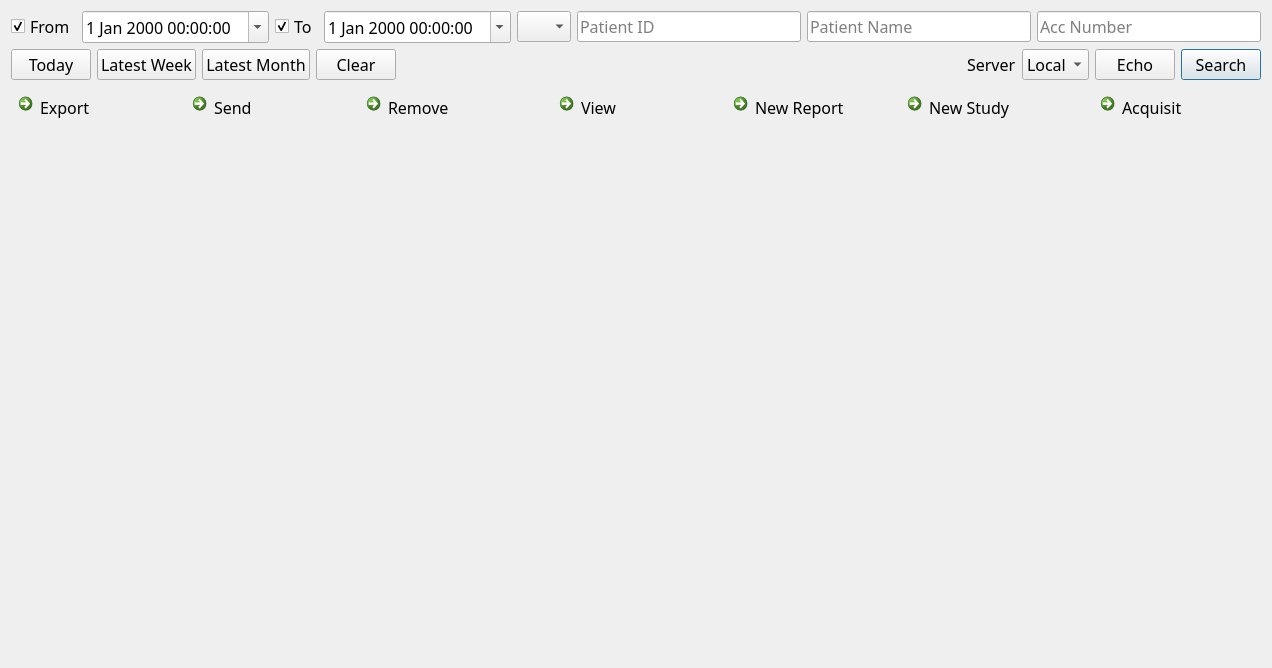
<?xml version="1.0" encoding="UTF-8"?>
<ui version="4.0">
 <class>StudyExplorerWidget</class>
 <widget class="QWidget" name="StudyExplorerWidget">
  <property name="geometry">
   <rect>
    <x>0</x>
    <y>0</y>
    <width>1272</width>
    <height>668</height>
   </rect>
  </property>
  <property name="font">
   <font>
    <family>微软雅黑</family>
    <pointsize>12</pointsize>
   </font>
  </property>
  <property name="windowTitle">
   <string>Form</string>
  </property>
  <layout class="QVBoxLayout" name="verticalLayout">
   <item>
    <layout class="QHBoxLayout" name="horizontalLayout_3">
     <item>
      <widget class="QCheckBox" name="fromCheckBox">
       <property name="sizePolicy">
        <sizepolicy hsizetype="Maximum" vsizetype="Fixed">
         <horstretch>0</horstretch>
         <verstretch>0</verstretch>
        </sizepolicy>
       </property>
       <property name="text">
        <string>From</string>
       </property>
       <property name="checkable">
        <bool>true</bool>
       </property>
       <property name="checked">
        <bool>true</bool>
       </property>
      </widget>
     </item>
     <item>
      <widget class="QDateTimeEdit" name="fromDateTimeEdit">
       <property name="calendarPopup">
        <bool>true</bool>
       </property>
      </widget>
     </item>
     <item>
      <widget class="QCheckBox" name="toCheckBox">
       <property name="sizePolicy">
        <sizepolicy hsizetype="Maximum" vsizetype="Fixed">
         <horstretch>0</horstretch>
         <verstretch>0</verstretch>
        </sizepolicy>
       </property>
       <property name="text">
        <string>To</string>
       </property>
       <property name="checked">
        <bool>true</bool>
       </property>
      </widget>
     </item>
     <item>
      <widget class="QDateTimeEdit" name="toDateTimeEdit">
       <property name="calendarPopup">
        <bool>true</bool>
       </property>
      </widget>
     </item>
     <item>
      <widget class="QComboBox" name="modalityCombo">
       <property name="sizePolicy">
        <sizepolicy hsizetype="Preferred" vsizetype="Fixed">
         <horstretch>0</horstretch>
         <verstretch>0</verstretch>
        </sizepolicy>
       </property>
       <property name="editable">
        <bool>false</bool>
       </property>
       <property name="frame">
        <bool>true</bool>
       </property>
       <item>
        <property name="text">
         <string/>
        </property>
       </item>
       <item>
        <property name="text">
         <string>DX</string>
        </property>
       </item>
       <item>
        <property name="text">
         <string>CR</string>
        </property>
       </item>
       <item>
        <property name="text">
         <string>CT</string>
        </property>
       </item>
       <item>
        <property name="text">
         <string>MR</string>
        </property>
       </item>
       <item>
        <property name="text">
         <string>SR</string>
        </property>
       </item>
      </widget>
     </item>
     <item>
      <widget class="QLineEdit" name="patientIDEdit">
       <property name="placeholderText">
        <string>Patient ID</string>
       </property>
      </widget>
     </item>
     <item>
      <widget class="QLineEdit" name="patientNameEdit">
       <property name="placeholderText">
        <string>Patient Name</string>
       </property>
      </widget>
     </item>
     <item>
      <widget class="QLineEdit" name="accNumberEdit">
       <property name="placeholderText">
        <string>Acc Number</string>
       </property>
      </widget>
     </item>
    </layout>
   </item>
   <item>
    <layout class="QHBoxLayout" name="horizontalLayout_4">
     <item>
      <widget class="QPushButton" name="todayButton">
       <property name="text">
        <string>Today</string>
       </property>
      </widget>
     </item>
     <item>
      <widget class="QPushButton" name="latestWeekButton">
       <property name="text">
        <string>Latest Week</string>
       </property>
      </widget>
     </item>
     <item>
      <widget class="QPushButton" name="latestMonthButton">
       <property name="text">
        <string>Latest Month</string>
       </property>
      </widget>
     </item>
     <item>
      <widget class="QPushButton" name="clearButton">
       <property name="text">
        <string>Clear</string>
       </property>
      </widget>
     </item>
     <item>
      <spacer name="horizontalSpacer">
       <property name="orientation">
        <enum>Qt::Horizontal</enum>
       </property>
       <property name="sizeHint" stdset="0">
        <size>
         <width>40</width>
         <height>20</height>
        </size>
       </property>
      </spacer>
     </item>
     <item>
      <widget class="QLabel" name="label_3">
       <property name="text">
        <string>Server</string>
       </property>
       <property name="buddy">
        <cstring>serverCombo</cstring>
       </property>
      </widget>
     </item>
     <item>
      <widget class="QComboBox" name="serverCombo">
       <property name="sizePolicy">
        <sizepolicy hsizetype="Preferred" vsizetype="Fixed">
         <horstretch>0</horstretch>
         <verstretch>0</verstretch>
        </sizepolicy>
       </property>
       <item>
        <property name="text">
         <string>Local</string>
        </property>
       </item>
      </widget>
     </item>
     <item>
      <widget class="QPushButton" name="echoButton">
       <property name="sizePolicy">
        <sizepolicy hsizetype="Maximum" vsizetype="Fixed">
         <horstretch>0</horstretch>
         <verstretch>0</verstretch>
        </sizepolicy>
       </property>
       <property name="text">
        <string>Echo</string>
       </property>
      </widget>
     </item>
     <item>
      <widget class="QPushButton" name="searchButton">
       <property name="font">
        <font>
         <family>微软雅黑</family>
        </font>
       </property>
       <property name="text">
        <string>Search</string>
       </property>
       <property name="autoDefault">
        <bool>true</bool>
       </property>
       <property name="default">
        <bool>true</bool>
       </property>
      </widget>
     </item>
    </layout>
   </item>
   <item>
    <layout class="QHBoxLayout" name="horizontalLayout">
     <item>
      <widget class="QCommandLinkButton" name="exportButton">
       <property name="font">
        <font>
         <family>微软雅黑</family>
         <pointsize>12</pointsize>
         <weight>50</weight>
         <italic>false</italic>
         <bold>false</bold>
        </font>
       </property>
       <property name="styleSheet">
        <string notr="true">font: 12pt &quot;微软雅黑&quot;;</string>
       </property>
       <property name="text">
        <string>Export</string>
       </property>
      </widget>
     </item>
     <item>
      <widget class="QCommandLinkButton" name="sendButton">
       <property name="font">
        <font>
         <family>微软雅黑</family>
         <pointsize>12</pointsize>
         <weight>50</weight>
         <italic>false</italic>
         <bold>false</bold>
        </font>
       </property>
       <property name="styleSheet">
        <string notr="true">font: 12pt &quot;微软雅黑&quot;;</string>
       </property>
       <property name="text">
        <string>Send</string>
       </property>
      </widget>
     </item>
     <item>
      <widget class="QCommandLinkButton" name="removeButton">
       <property name="font">
        <font>
         <family>微软雅黑</family>
         <pointsize>12</pointsize>
         <weight>50</weight>
         <italic>false</italic>
         <bold>false</bold>
        </font>
       </property>
       <property name="styleSheet">
        <string notr="true">font: 12pt &quot;微软雅黑&quot;;</string>
       </property>
       <property name="text">
        <string>Remove</string>
       </property>
      </widget>
     </item>
     <item>
      <spacer name="horizontalSpacer_2">
       <property name="orientation">
        <enum>Qt::Horizontal</enum>
       </property>
       <property name="sizeHint" stdset="0">
        <size>
         <width>40</width>
         <height>20</height>
        </size>
       </property>
      </spacer>
     </item>
     <item>
      <widget class="QCommandLinkButton" name="viewButton">
       <property name="font">
        <font>
         <family>微软雅黑</family>
         <pointsize>12</pointsize>
         <weight>50</weight>
         <italic>false</italic>
         <bold>false</bold>
        </font>
       </property>
       <property name="styleSheet">
        <string notr="true">font: 12pt &quot;微软雅黑&quot;;</string>
       </property>
       <property name="text">
        <string>View</string>
       </property>
      </widget>
     </item>
     <item>
      <widget class="QCommandLinkButton" name="newReportButton">
       <property name="font">
        <font>
         <family>微软雅黑</family>
         <pointsize>12</pointsize>
         <weight>50</weight>
         <italic>false</italic>
         <bold>false</bold>
        </font>
       </property>
       <property name="styleSheet">
        <string notr="true">font: 12pt &quot;微软雅黑&quot;;</string>
       </property>
       <property name="text">
        <string>New Report</string>
       </property>
      </widget>
     </item>
     <item>
      <widget class="QCommandLinkButton" name="newStudyButton">
       <property name="font">
        <font>
         <family>微软雅黑</family>
         <pointsize>12</pointsize>
         <weight>50</weight>
         <italic>false</italic>
         <bold>false</bold>
        </font>
       </property>
       <property name="styleSheet">
        <string notr="true">font: 12pt &quot;微软雅黑&quot;;</string>
       </property>
       <property name="text">
        <string>New Study</string>
       </property>
      </widget>
     </item>
     <item>
      <spacer name="horizontalSpacer_3">
       <property name="orientation">
        <enum>Qt::Horizontal</enum>
       </property>
       <property name="sizeHint" stdset="0">
        <size>
         <width>40</width>
         <height>20</height>
        </size>
       </property>
      </spacer>
     </item>
     <item>
      <widget class="QCommandLinkButton" name="acquisitButton">
       <property name="font">
        <font>
         <family>微软雅黑</family>
         <pointsize>12</pointsize>
         <weight>50</weight>
         <italic>false</italic>
         <bold>false</bold>
        </font>
       </property>
       <property name="styleSheet">
        <string notr="true">font: 12pt &quot;微软雅黑&quot;;</string>
       </property>
       <property name="text">
        <string>Acquisit</string>
       </property>
      </widget>
     </item>
    </layout>
   </item>
  </layout>
 </widget>
 <resources/>
 <connections>
  <connection>
   <sender>fromCheckBox</sender>
   <signal>toggled(bool)</signal>
   <receiver>fromDateTimeEdit</receiver>
   <slot>setEnabled(bool)</slot>
   <hints>
    <hint type="sourcelabel">
     <x>63</x>
     <y>122</y>
    </hint>
    <hint type="destinationlabel">
     <x>99</x>
     <y>117</y>
    </hint>
   </hints>
  </connection>
  <connection>
   <sender>toCheckBox</sender>
   <signal>toggled(bool)</signal>
   <receiver>toDateTimeEdit</receiver>
   <slot>setEnabled(bool)</slot>
   <hints>
    <hint type="sourcelabel">
     <x>258</x>
     <y>115</y>
    </hint>
    <hint type="destinationlabel">
     <x>319</x>
     <y>119</y>
    </hint>
   </hints>
  </connection>
 </connections>
</ui>
